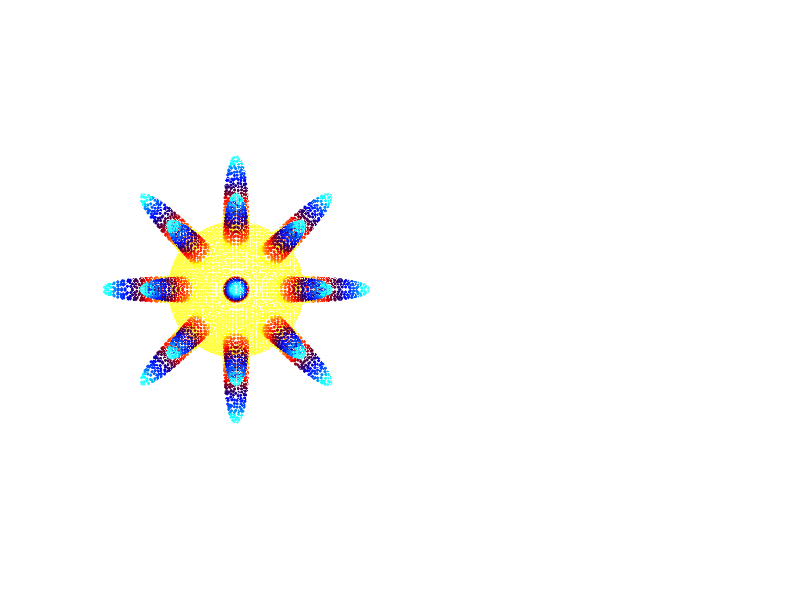

MATLAB code for this plot: (Note: this script raises an error after producing the figure.)
% test point_set_grid_simplify

clc;

addpath(genpath('../src'));
addpath('../data');


load('virus_cell_like_surface.mat');
% load('unit_ball_16384_pts.mat'); % grid_step = 0.2

h = figure;
subplot(121);
set(h,'Position',get(0,'ScreenSize'));
set(gcf,'Color',[0 0 0]);

marker = '+';
linewidth = 2;

scatter3(P(:,1),P(:,2),P(:,3),ones(size(P,1),1),C,marker,'LineWidth',linewidth);
xlabel('X'), ylabel('Y'), zlabel('Z');
axis equal;
set(gca, 'Color', [0 0 0], 'XColor', [1 1 1], 'YColor', [1 1 1], 'ZColor', [1 1 1],'FontSize',16);
view(2);
title('Raw point set','Color',[1 1 1],'FontSize',16);

grid_step = 0.1;
[G,C] = point_set_grid_simplify(P,grid_step,'exact',C);

subplot(122);
scatter3(G(:,1),G(:,2),G(:,3),ones(size(G,1),1),C,marker,'LineWidth',linewidth);
xlabel('X'), ylabel('Y'), zlabel('Z');
axis equal;
set(gca, 'Color', [0 0 0], 'XColor', [1 1 1], 'YColor', [1 1 1], 'ZColor', [1 1 1],'FontSize',16);
view(2);
title('Grid simplified point set','Color',[1 1 1],'FontSize',16);